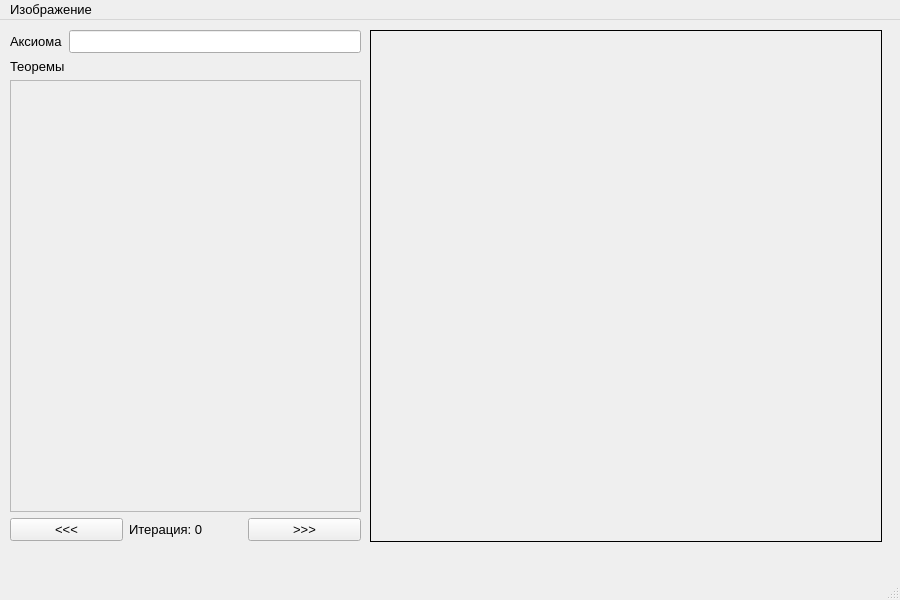
<?xml version="1.0" encoding="UTF-8"?>
<ui version="4.0">
 <class>MainWindow</class>
 <widget class="QMainWindow" name="MainWindow">
  <property name="geometry">
   <rect>
    <x>0</x>
    <y>0</y>
    <width>900</width>
    <height>600</height>
   </rect>
  </property>
  <property name="minimumSize">
   <size>
    <width>900</width>
    <height>600</height>
   </size>
  </property>
  <property name="maximumSize">
   <size>
    <width>900</width>
    <height>600</height>
   </size>
  </property>
  <property name="font">
   <font>
    <pointsize>10</pointsize>
   </font>
  </property>
  <property name="windowTitle">
   <string>Генератор фракталов</string>
  </property>
  <widget class="QWidget" name="centralwidget">
   <widget class="QLabel" name="image_container">
    <property name="geometry">
     <rect>
      <x>370</x>
      <y>10</y>
      <width>512</width>
      <height>512</height>
     </rect>
    </property>
    <property name="styleSheet">
     <string notr="true">border: 1px solid black</string>
    </property>
    <property name="text">
     <string/>
    </property>
   </widget>
   <widget class="QWidget" name="gridLayoutWidget">
    <property name="geometry">
     <rect>
      <x>10</x>
      <y>10</y>
      <width>351</width>
      <height>511</height>
     </rect>
    </property>
    <layout class="QGridLayout" name="gridLayout">
     <item row="0" column="0">
      <widget class="QLabel" name="label">
       <property name="text">
        <string>Аксиома</string>
       </property>
      </widget>
     </item>
     <item row="1" column="0" colspan="2">
      <widget class="QLabel" name="label_2">
       <property name="text">
        <string>Теоремы</string>
       </property>
      </widget>
     </item>
     <item row="2" column="0" colspan="2">
      <widget class="QScrollArea" name="theorems_sa">
       <property name="widgetResizable">
        <bool>true</bool>
       </property>
       <widget class="QWidget" name="scrollAreaWidgetContents">
        <property name="geometry">
         <rect>
          <x>0</x>
          <y>0</y>
          <width>347</width>
          <height>425</height>
         </rect>
        </property>
       </widget>
      </widget>
     </item>
     <item row="0" column="1">
      <widget class="QLineEdit" name="axiom_input"/>
     </item>
     <item row="3" column="0" colspan="2">
      <layout class="QHBoxLayout" name="horizontalLayout">
       <item>
        <widget class="QPushButton" name="previous_iteration_btn">
         <property name="text">
          <string>&lt;&lt;&lt;</string>
         </property>
        </widget>
       </item>
       <item>
        <widget class="QLabel" name="iteration_count_output">
         <property name="text">
          <string>Итерация: 0</string>
         </property>
        </widget>
       </item>
       <item>
        <widget class="QPushButton" name="next_iteration_btn">
         <property name="text">
          <string>&gt;&gt;&gt;</string>
         </property>
        </widget>
       </item>
      </layout>
     </item>
    </layout>
   </widget>
  </widget>
  <widget class="QMenuBar" name="menubar">
   <property name="geometry">
    <rect>
     <x>0</x>
     <y>0</y>
     <width>900</width>
     <height>23</height>
    </rect>
   </property>
   <widget class="QMenu" name="menu">
    <property name="title">
     <string>Изображение</string>
    </property>
    <addaction name="save_image_action"/>
   </widget>
   <addaction name="menu"/>
  </widget>
  <widget class="QStatusBar" name="statusbar"/>
  <action name="save_image_action">
   <property name="text">
    <string>Сохранить в файл</string>
   </property>
  </action>
 </widget>
 <resources/>
 <connections/>
</ui>
